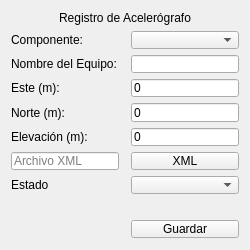
<?xml version="1.0" encoding="UTF-8"?>
<ui version="4.0">
 <class>Form</class>
 <widget class="QWidget" name="Form">
  <property name="geometry">
   <rect>
    <x>0</x>
    <y>0</y>
    <width>250</width>
    <height>250</height>
   </rect>
  </property>
  <property name="minimumSize">
   <size>
    <width>250</width>
    <height>250</height>
   </size>
  </property>
  <property name="windowTitle">
   <string>Form</string>
  </property>
  <layout class="QVBoxLayout" name="verticalLayout">
   <item>
    <layout class="QGridLayout" name="gridLayout">
     <item row="9" column="2">
      <widget class="QPushButton" name="btn_guardar">
       <property name="text">
        <string>Guardar</string>
       </property>
      </widget>
     </item>
     <item row="4" column="0" colspan="2">
      <widget class="QLabel" name="label_4">
       <property name="text">
        <string>Norte (m):</string>
       </property>
      </widget>
     </item>
     <item row="8" column="0" colspan="3">
      <widget class="QLabel" name="label_mensaje">
       <property name="text">
        <string/>
       </property>
      </widget>
     </item>
     <item row="5" column="0" colspan="2">
      <widget class="QLabel" name="label_5">
       <property name="text">
        <string>Elevación (m):</string>
       </property>
      </widget>
     </item>
     <item row="2" column="0" colspan="2">
      <widget class="QLabel" name="label_2">
       <property name="text">
        <string>Nombre del Equipo:</string>
       </property>
      </widget>
     </item>
     <item row="2" column="2">
      <widget class="QLineEdit" name="input_acelerografo">
       <property name="text">
        <string/>
       </property>
      </widget>
     </item>
     <item row="5" column="2">
      <widget class="QLineEdit" name="input_cota">
       <property name="text">
        <string>0</string>
       </property>
      </widget>
     </item>
     <item row="3" column="2">
      <widget class="QLineEdit" name="input_este">
       <property name="text">
        <string>0</string>
       </property>
      </widget>
     </item>
     <item row="1" column="0" colspan="2">
      <widget class="QLabel" name="label_6">
       <property name="text">
        <string>Componente:</string>
       </property>
      </widget>
     </item>
     <item row="4" column="2">
      <widget class="QLineEdit" name="input_norte">
       <property name="text">
        <string>0</string>
       </property>
      </widget>
     </item>
     <item row="0" column="0" colspan="3">
      <widget class="QLabel" name="label">
       <property name="text">
        <string>Registro de Acelerógrafo</string>
       </property>
       <property name="alignment">
        <set>Qt::AlignCenter</set>
       </property>
      </widget>
     </item>
     <item row="1" column="2">
      <widget class="QComboBox" name="cb_lista_componentes"/>
     </item>
     <item row="6" column="2">
      <widget class="QPushButton" name="btn_cargar_xml">
       <property name="text">
        <string>XML</string>
       </property>
      </widget>
     </item>
     <item row="3" column="0" colspan="2">
      <widget class="QLabel" name="label_3">
       <property name="text">
        <string>Este (m):</string>
       </property>
      </widget>
     </item>
     <item row="6" column="0">
      <widget class="QLineEdit" name="input_nombre_xml">
       <property name="readOnly">
        <bool>true</bool>
       </property>
       <property name="placeholderText">
        <string>Archivo XML</string>
       </property>
      </widget>
     </item>
     <item row="7" column="0">
      <widget class="QLabel" name="label_7">
       <property name="text">
        <string>Estado</string>
       </property>
      </widget>
     </item>
     <item row="7" column="2">
      <widget class="QComboBox" name="combo_estado_acel"/>
     </item>
    </layout>
   </item>
  </layout>
 </widget>
 <resources/>
 <connections/>
</ui>
